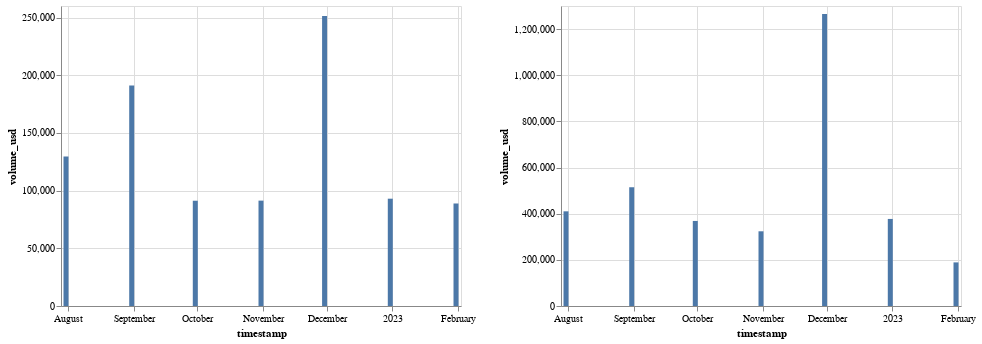

Notebook source saved alongside this figure:
### Code cell
df_fraxbp_vol_agg = df_fraxbp_volume.groupby(pd.Grouper(key="timestamp", freq="M")).volume_usd.mean().reset_index()
df_3pool_vol_agg = df_3pool_volume.groupby(pd.Grouper(key="timestamp", freq="M")).volume_usd.mean().reset_index()
df_3pool_vol_agg = df_3pool_vol_agg.loc[df_3pool_vol_agg.timestamp >= df_fraxbp_vol_agg.timestamp.min()]

dmax = df_fraxbp_vol_agg.timestamp.max()
vol_frax = df_fraxbp_vol_agg.loc[df_fraxbp_vol_agg.timestamp == dmax].volume_usd.max()
vol_3pool = df_3pool_vol_agg.loc[df_3pool_vol_agg.timestamp == dmax].volume_usd.max()

print(f"Average volume for FraxBP metapools for month ending on {dmax.date()}: ${vol_frax:,}")
print(f"Average volume for 3Pool metapools for month ending on {dmax.date()}: ${vol_3pool:,}")
print(f"Ratio of volume between FraxBP metapools and 3Pool metapools: {100 * (vol_frax / vol_3pool):.1f}%")

(
    alt.Chart(df_fraxbp_vol_agg)
    .mark_bar()
    .encode(
        x="timestamp:T", 
        y="volume_usd:Q", 
        tooltip=["timestamp", alt.Tooltip("volume_usd", format=",d")]
    )
) | (
    alt.Chart(df_3pool_vol_agg)
    .mark_bar()
    .encode(
        x="timestamp:T", 
        y="volume_usd:Q", 
        tooltip=["timestamp", alt.Tooltip("volume_usd", format=",d")]
    )
)

### Figure 1 — Vega-Lite specification as saved in the notebook (floating-point values rounded to 4 significant figures)
{"config": {"view": {"continuousWidth": 400, "continuousHeight": 300}}, "hconcat": [{"data": {"name": "data-77dcd64c20a668256c0512d48e3a4b0a"}, "mark": "bar", "encoding": {"tooltip": [{"field": "timestamp", "type": "temporal"}, {"field": "volume_usd", "format": ",d", "type": "quantitative"}], "x": {"field": "timestamp", "type": "temporal"}, "y": {"field": "volume_usd", "type": "quantitative"}}}, {"data": {"name": "data-dc40a8336919620614021e3d4feeb48d"}, "mark": "bar", "encoding": {"tooltip": [{"field": "timestamp", "type": "temporal"}, {"field": "volume_usd", "format": ",d", "type": "quantitative"}], "x": {"field": "timestamp", "type": "temporal"}, "y": {"field": "volume_usd", "type": "quantitative"}}}], "$schema": "https://vega.github.io/schema/vega-lite/v4.17.0.json", "datasets": {"data-77dcd64c20a668256c0512d48e3a4b0a": [{"timestamp": "2022-07-31T00:00:00", "volume_usd": 129500.0}, {"timestamp": "2022-08-31T00:00:00", "volume_usd": 191000.0}, {"timestamp": "2022-09-30T00:00:00", "volume_usd": 91230.0}, {"timestamp": "2022-10-31T00:00:00", "volume_usd": 91330.0}, {"timestamp": "2022-11-30T00:00:00", "volume_usd": 251400.0}, {"timestamp": "2022-12-31T00:00:00", "volume_usd": 93000.0}, {"timestamp": "2023-01-31T00:00:00", "volume_usd": 88850.0}], "data-dc40a8336919620614021e3d4feeb48d": [{"timestamp": "2022-07-31T00:00:00", "volume_usd": 410300.0}, {"timestamp": "2022-08-31T00:00:00", "volume_usd": 514600.0}, {"timestamp": "2022-09-30T00:00:00", "volume_usd": 368500.0}, {"timestamp": "2022-10-31T00:00:00", "volume_usd": 323700.0}, {"timestamp": "2022-11-30T00:00:00", "volume_usd": 1265000.0}, {"timestamp": "2022-12-31T00:00:00", "volume_usd": 377300.0}, {"timestamp": "2023-01-31T00:00:00", "volume_usd": 189000.0}]}}
